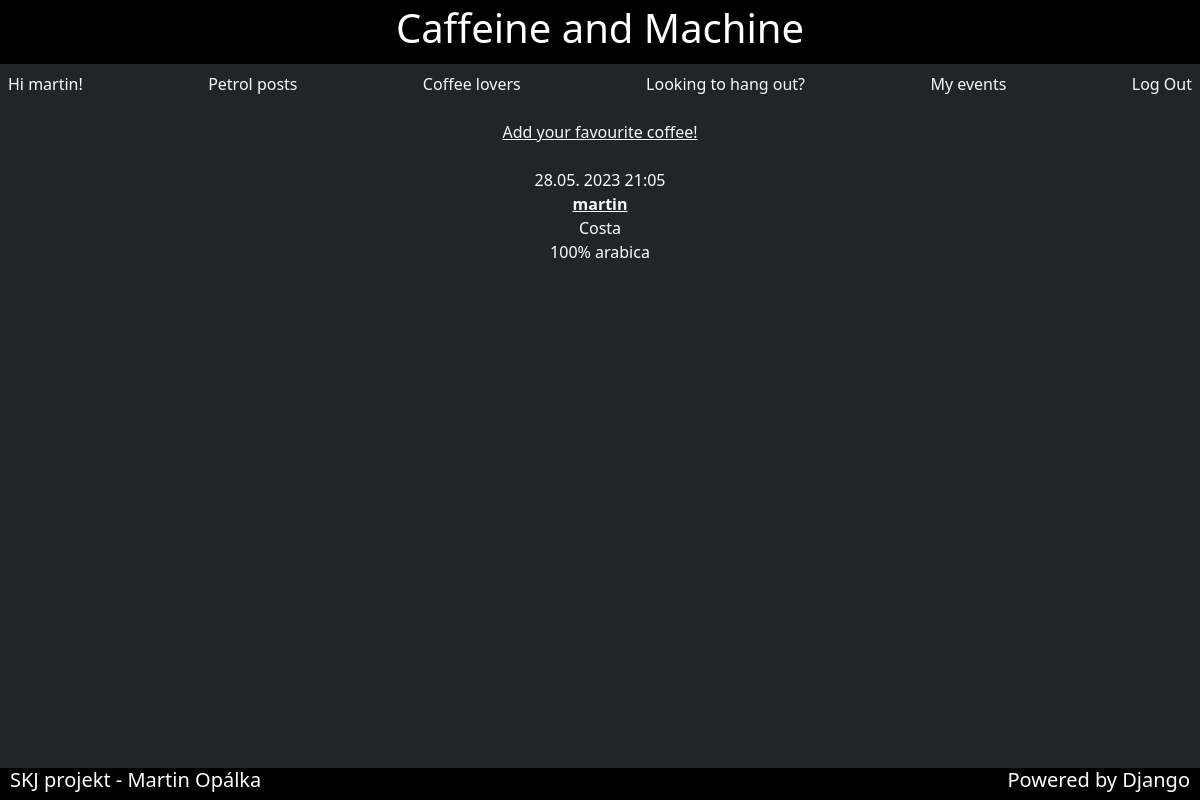
Page /browseCoffee/ (signed in) on the committed database.
### cam/models.py (models this page shows)
class Coffee(models.Model):
    user = models.ForeignKey(User, on_delete=models.CASCADE)
    brand = models.CharField(max_length=50)
    blend = models.CharField(max_length=50)
    published = models.DateTimeField('post date', auto_now_add=True)

### cam/views.py (the view)
# urls.py: path('browseCoffee/', views.browseCof, name='cafe'),
def browseCof(request):
    posts = Coffee.objects.all()
    return render(request, 'cam/coffee.browse.html', {'posts': posts})

### templates/cam/coffee.browse.html
<html>
{% include "cam/header.html" %}
    {% block content %}
    <body class="d-flex flex-column h-100">
    <div class="container-fluid h-100 bg-dark text-white text-center">
    {% if not user.is_authenticated %}
    <p>You are not logged in</p>
    <a href="{% url 'login' %}">Log In</a>
    {% else %}
    <a class="link-light" href="{% url 'addCoffee' %}">Add your favourite coffee!</a><br>
    {% for post in posts %}
        <br>
        {{ post.published | date:"d.m. Y H:m" }} <br>
        <b><a class="link-light" href="{% url 'coffee' post.id %}">{{ post.user.username }}</a></b><br>
        {{ post.brand }}<br>
        {{ post.blend }}<br>
    {% endfor %}
    {% endif %}
    </div>
    </body>
    {% endblock %}
{% include "cam/footer.html" %}
</html>

### templates/cam/header.html (shortened to what this page needs)
<head>
    {% load bootstrap5 %}
    {% bootstrap_css %}
    <div class="container-fluid p-1 bg-black text-white text-center">
        <h1>
            Caffeine and Machine
        </h1>
    </div>
    {% if user.is_authenticated %}
    <div class="container-fluid p-2 bg-dark text-white text-left">
        <div class="d-flex justify-content-between">
            Hi {{ user.username }}!
            <a class="nav-link link-light" href="{% url 'vehicles' %}">Petrol posts</a>
            <a class="nav-link link-light" href="{% url 'cafe' %}">Coffee lovers</a>
            <a class="nav-link link-light" href="{% url 'events' %}">Looking to hang out?</a>
            <a class="nav-link link-light" href="{% url 'myEvents' %}">My events</a>
            <p><a class="nav-link link-light" href="{% url 'logout' %}">Log Out</a></p>
        </div>
    </div>
    {% endif %}
</head>

### rows in the picture
Coffee: published "28.05. 2023 21:05", user.username "martin", brand "Costa", blend "100% arabica"

### other values in the picture
{{ user.username }} "martin"
